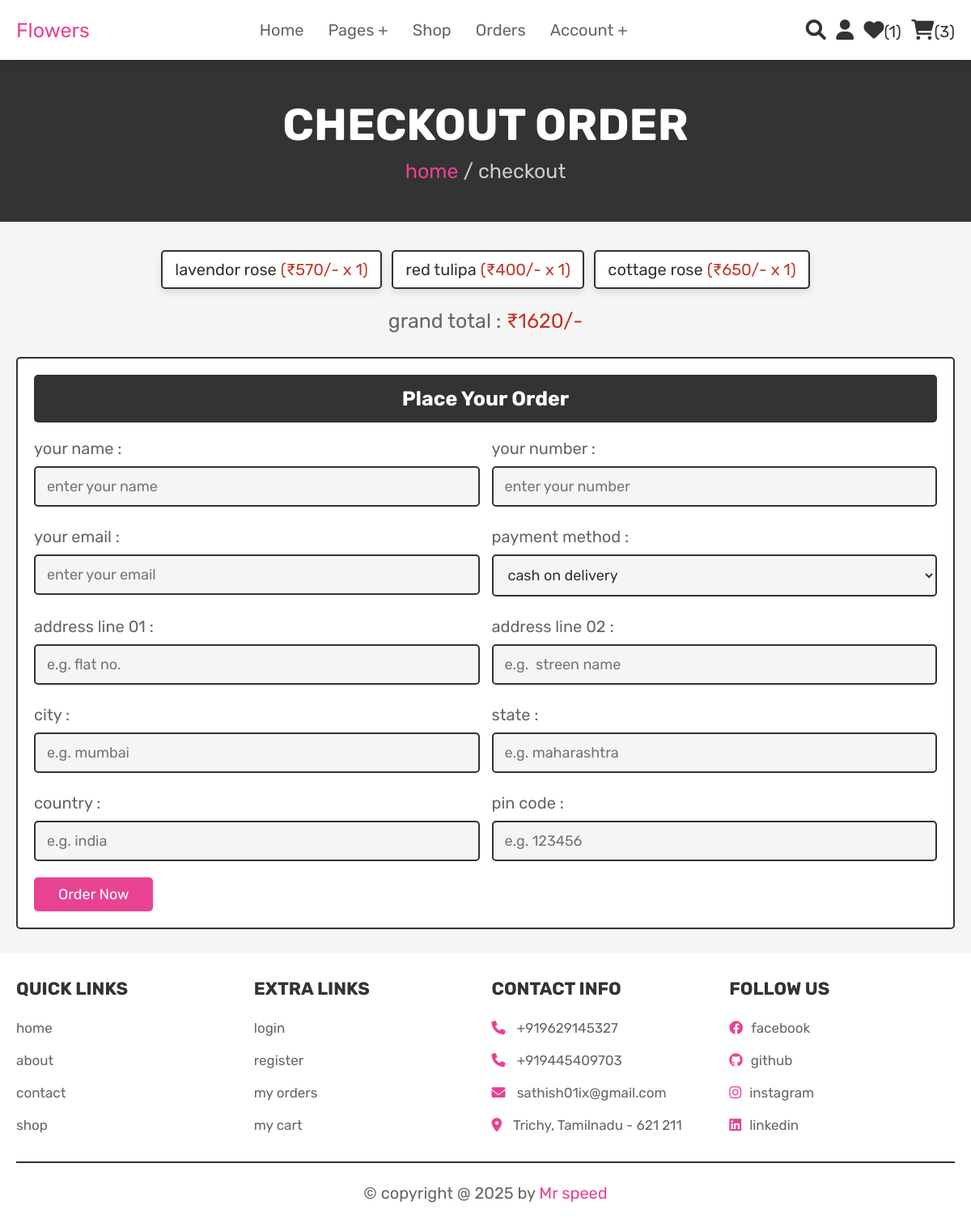
/checkout.php (signed in), run on the app's committed database.
### tables this page shows
CREATE TABLE `cart` (
  `id` int(100) NOT NULL,
  `user_id` int(100) NOT NULL,
  `pid` int(100) NOT NULL,
  `name` varchar(100) NOT NULL,
  `price` int(100) NOT NULL,
  `quantity` int(100) NOT NULL,
  `image` varchar(100) NOT NULL
);

### checkout.php (the view, shortened to what this page needs)
<?php
@include 'config.php';
$user_id = $_SESSION['user_id'];
?>
<!DOCTYPE html>
<html lang="en">
<head>
   <link rel="stylesheet" href="https://cdnjs.cloudflare.com/ajax/libs/font-awesome/6.0.0/css/all.min.css">
   <link rel="stylesheet" href="css/style.css">
</head>
<body>
<?php @include 'header.php'; ?>
<section class="heading">
    <h3>checkout order</h3>
    <p> <a href="home.php">home</a> / checkout </p>
</section>
<section class="display-order">
    <?php
        $grand_total = 0;
        $select_cart = mysqli_query($conn, "SELECT * FROM `cart` WHERE user_id = '$user_id'") or die('query failed');
        if(mysqli_num_rows($select_cart) > 0){
            while($fetch_cart = mysqli_fetch_assoc($select_cart)){
            $total_price = ($fetch_cart['price'] * $fetch_cart['quantity']);
            $grand_total += $total_price;
    ?>
    <p> <?php echo $fetch_cart['name'] ?> <span>(<?php echo '₹'.$fetch_cart['price'].'/-'.' x '.$fetch_cart['quantity']  ?>)</span> </p>
    <?php
        }
        }else{
            echo '<p class="empty">your cart is empty</p>';
        }
    ?>
    <div class="grand-total">grand total : <span>₹<?php echo $grand_total; ?>/-</span></div>
</section>
<section class="checkout">
    <form action="" method="POST">
        <h3>place your order</h3>
        <div class="flex">
            <div class="inputBox">
                <span>your name :</span>
                <input type="text" name="name" placeholder="enter your name">
            </div>
            <div class="inputBox">
                <span>your number :</span>
                <input type="number" name="number" min="0" placeholder="enter your number">
            </div>
            <div class="inputBox">
                <span>your email :</span>
                <input type="email" name="email" placeholder="enter your email">
            </div>
            <div class="inputBox">
                <span>payment method :</span>
                <select name="method">
                    <option value="cash on delivery">cash on delivery</option>
                </select>
            </div>
            <div class="inputBox">
                <span>address line 01 :</span>
                <input type="text" name="flat" placeholder="e.g. flat no.">
            </div>
            <div class="inputBox">
                <span>address line 02 :</span>
                <input type="text" name="street" placeholder="e.g.  streen name">
            </div>
            <div class="inputBox">
                <span>city :</span>
                <input type="text" name="city" placeholder="e.g. mumbai">
            </div>
            <div class="inputBox">
                <span>state :</span>
                <input type="text" name="state" placeholder="e.g. maharashtra">
            </div>
            <div class="inputBox">
                <span>country :</span>
                <input type="text" name="country" placeholder="e.g. india">
            </div>
            <div class="inputBox">
                <span>pin code :</span>
                <input type="number" min="0" name="pin_code" placeholder="e.g. 123456">
            </div>
        </div>
        <input type="submit" name="order" value="order now" class="btn">
    </form>
</section>
<?php @include 'footer.php'; ?>
</body>
</html>

### css/style.css (style rules this page uses)
:root { --pink:#e84393; --red:#c0392b; --orange:#f39c12; --black:#333; --white:#fff; --light-color:#666; --light-white:#ccc; --light-bg:#f5f5f5; --border:.2rem solid var(--black); --box-shadow:0 .5rem 1rem rgba(0,0,0,.1); }
* { font-family: 'Rubik', sans-serif; margin:0; padding:0; box-sizing: border-box; outline: none; border:none; text-decoration: none; transition:all .2s linear; }
html { font-size: 62.5%; overflow-x: hidden; scroll-behavior: smooth; scroll-padding-top: 6.5rem; }
body { background: var(--light-bg); }
section { padding:3rem 2rem; }
.btn, .delete-btn, .option-btn { display: inline-block; border-radius: .5rem; margin-top: 1rem; font-size: 1.8rem; color:var(--white); cursor: pointer; padding:1rem 3rem; text-transform: capitalize; }
.btn { background-color: var(--pink); }
.heading { display: flex; flex-flow: column; align-items: center; justify-content: center; gap:1rem; background-color: var(--black); text-align: center; min-height: 25vh; }
.heading h3 { font-size: 5.5rem; color:var(--white); text-transform: uppercase; }
.heading p { font-size: 2.5rem; color:var(--light-white); }
.heading p a { color:var(--pink); }
.display-order { max-width: 1200px; margin:0 auto; text-align: center; padding-bottom: 0; }
.display-order p { display: inline-block; border-radius: .5rem; font-size: 2rem; color:var(--black); padding:1rem 1.5rem; margin:.5rem; background-color: var(--white); box-shadow: var(--box-shadow); border:var(--border); }
.display-order p span { color:var(--red); }
.display-order .grand-total { margin-top: 2rem; font-size: 2.5rem; color:var(--light-color); }
.display-order .grand-total span { color:var(--red); }
.checkout form { background-color: var(--white); border:var(--border); max-width: 1200px; margin:0 auto; border-radius: .5rem; padding:2rem; box-shadow: var(--border); }
.checkout form h3 { padding:1.5rem; font-size: 2.5rem; margin-bottom: 2rem; background-color: var(--black); color:var(--white); border-radius: .5rem; text-align: center; text-transform: capitalize; }
.checkout form .flex { display: flex; flex-wrap: wrap; gap:1.5rem; }
.checkout form .flex .inputBox { flex:1 1 40rem; }
.checkout form .flex .inputBox input, .checkout form .flex .inputBox select { margin:1rem 0; width: 100%; background-color: var(--light-bg); padding:1.2rem 1.4rem; border:var(--border); font-size: 1.8rem; color:var(--black); border-radius: .5rem; }
.checkout form .flex .inputBox span { font-size: 2rem; color:var(--light-color); }

### data on the page
cart: name "lavendor rose", price "570", quantity "1"
cart: name "red tulipa", price "400", quantity "1"
cart: name "cottage rose", price "650", quantity "1"

### other printed values
$wishlist_num_rows "1"
$cart_num_rows "3"
$grand_total "1620"
